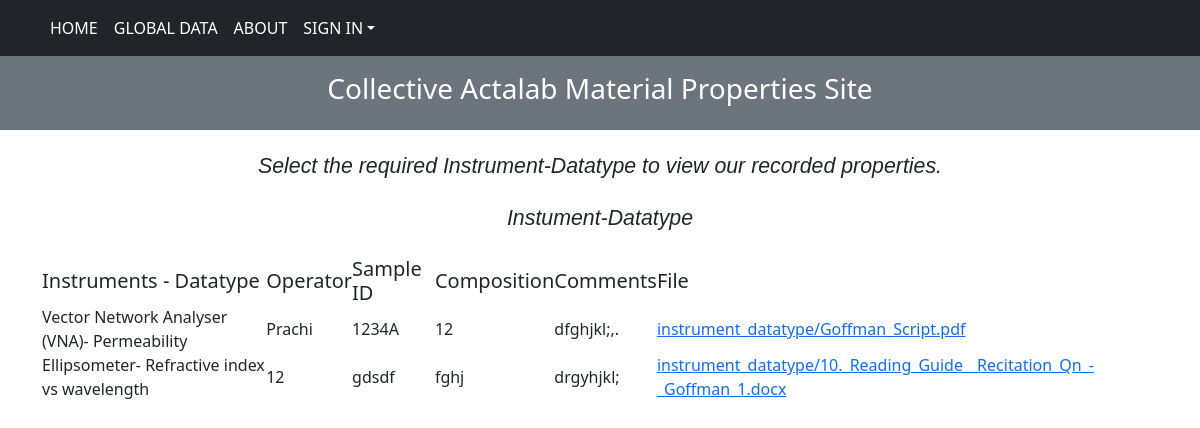
The app's page /show_data_collection/ with its own data.
### blog/models.py (models this page shows, shortened)
class DetailsOfDataCollection(models.Model):
    operator = models.CharField(max_length=250)
    sample_id = models.CharField("Sample ID", max_length = 250)
    comments = models.TextField()
    composition = models.CharField(max_length = 254)
    upload_data = models.FileField(upload_to= 'instrument_datatype')
    instru_datatype = models.CharField("Instrument Datatype", max_length=250, choices= Instrument_Choices, default= 'Linkam- Optical spectra vs Temperature')

### blog/views.py (the view)
class ShowDataCollectionView(TemplateView):
    template_name = "showing_data_collection.html"
    def get_context_data(self, **kwargs):
        context = super().get_context_data(**kwargs)
        context['instru_list'] = DetailsOfDataCollection.objects.all()
        return context

### blog/templates/showing_data_collection.html (shortened to what this page needs)
<!doctype html>
<html lang="en">
  <head>
    <link rel="stylesheet" href="https://stackpath.bootstrapcdn.com/bootstrap/4.3.1/css/bootstrap.min.css">
    <link rel="stylesheet" href="https://use.fontawesome.com/releases/v5.6.3/css/all.css">
    <link rel="stylesheet" href="https://unpkg.com/bootstrap-table@1.18.3/dist/bootstrap-table.min.css">
  </head>
  <body>
    {% include 'navbar.html' %}
<div class="description_class">
      <h2 id="description"> Select the required Instrument-Datatype to view our recorded properties.</h2>
    </div>
    <div class = "home_body_div container">
        <div class="table_heading">
          <p id="description" > Instument-Datatype </p>
        </div>
    <table
    id="table"
    data-toggle="table"
    data-filter-control="true"
    >
                <thead class="thead-light">
                    <tr id='tableHeader'>
                    <th  data-field="Instruments - Datatype" class="h5" data-sortable="true" > Instruments - Datatype </th>
                    <th  data-field="Operator" class="h5" data-sortable="true" > Operator </th>
                    <th  data-field="Sample ID" class="h5" data-sortable="true" > Sample ID </th>
                    <th  data-field="Composition" class="h5" data-sortable="true" > Composition </th>
                    <th  data-field="Comments" class="h5" data-sortable="true" > Comments </th>
                    <th  data-field="File" class="h5" data-sortable="true" > File </th>
                    </tr>
                </thead>
      <tbody>
                {% for p in instru_list%}
                <tr>
                <td>{{p.instru_datatype}}</td>
                <td>{{p.operator}}</td>
                <td>{{p.sample_id}}</td>
                <td>{{p.composition}}</td>
                <td>{{p.comments}}</td>
                <td> <a href="{{p.upload_data.url}}" download>{{p.upload_data}}</a></td>
                </tr>
                  {% endfor %}
                </tbody>
    </table>
  </body>
</html>

### blog/templates/navbar.html (style rules this page uses)
* { margin: 0; padding: 0; }
#description { margin: 2%; font-family: Arial, Helvetica, sans-serif; font-weight: 100; font-size: 16pt; text-align: center; font-style: italic; }

### records on screen
DetailsOfDataCollection: instru_datatype "Vector Network Analyser (VNA)- Permeability", operator "Prachi", sample_id "1234A", composition "12", comments "dfghjkl;,.", upload_data "instrument_datatype/Goffman_Script.pdf"
DetailsOfDataCollection: instru_datatype "Ellipsometer- Refractive index vs wavelength", operator "12", sample_id "gdsdf", composition "fghj", comments "drgyhjkl;", upload_data "instrument_datatype/10._Reading_Guide__Recitation_Qn_-_Goffman_1.docx"
